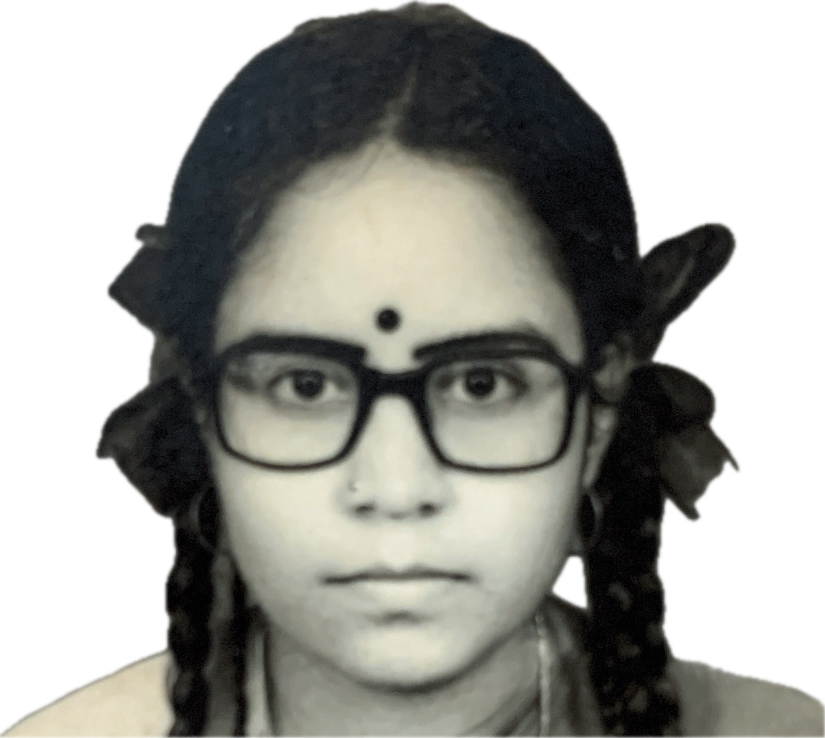
#> input picture inputphoto2.jpg, 1650 x 1475 px (shown at 1/2 size)
$ python -i BWtoColorKNN.py   (imports and definitions only)
#> lines starting #> are read from the running program, lines starting #| are printed output that depends on the picture
import numpy as np
import os
from PIL import Image
from sklearn.neighbors import KNeighborsRegressor

def add_white_background(img: Image.Image) -> Image.Image:
    # Ensure we have alpha for compositing
    img = img.convert("RGBA")
    # Create a white background in the same size
    white_bg = Image.new("RGBA", img.size, (255, 255, 255, 255))
    # Composite the original image over the white background
    combined = Image.alpha_composite(white_bg, img)
    # Drop the alpha channel so the result stays opaque
    return combined.convert("RGB")

def preprocess_image(inputdata):
#> called with inputdata = 'inputphoto2.jpg'
    img_pil = Image.open(inputdata)
#> img_pil is the input picture: PIL image 1650x1475 RGB; mean R, G, B 161.3, 161.5, 156.7
    img_pil = add_white_background(img_pil)
#> in add_white_background, `white_bg = Image.new("RGBA", img.size, (255, 255, 255, 255))`: white_bg: PIL image 1650x1475 RGBA; every value is 255
    img_pil = img_pil.resize((240, 240))
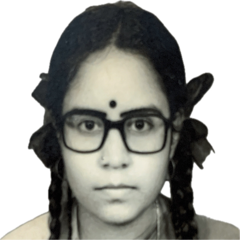
#> img_pil: PIL image 240x240 RGB; mean R, G, B 161.2, 161.5, 156.6
    img_lab = img_pil.convert("LAB")
#> img_lab: PIL image 240x240 LAB; mean of channels 0, 1, 2 163.3, 111, 36.6
    return img_lab.split()[0]
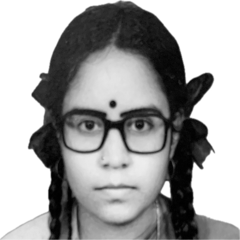
#> returned value: PIL image 240x240 L; min 1, max 255, mean 163.3


# Load L/A/B channels from disk once
# [4 lines not run here, left out]

def predict_channel(l_values, target_channel, n_neighbors=10):
    num_pixels = l_values.shape[0]
    predicted_channel = np.empty((num_pixels, 1), dtype=np.float32)

    for pixel_idx in range(num_pixels):
        X_pixel = TRAIN_L_CHANNEL[:, pixel_idx].reshape(-1, 1)
        Y_pixel = target_channel[:, pixel_idx]

        knn_model = KNeighborsRegressor(n_neighbors=n_neighbors)
        knn_model.fit(X_pixel, Y_pixel)

        predicted_value = knn_model.predict(l_values[pixel_idx].reshape(1, -1))[0]
        predicted_channel[pixel_idx, 0] = float(predicted_value)

        if (pixel_idx + 1) % 10000 == 0:
            print(f"Finished predicting {pixel_idx + 1}/{num_pixels} pixel models")

    return predicted_channel

# [24 lines not run here, left out]

>>> result = preprocess_image('inputphoto2.jpg')
